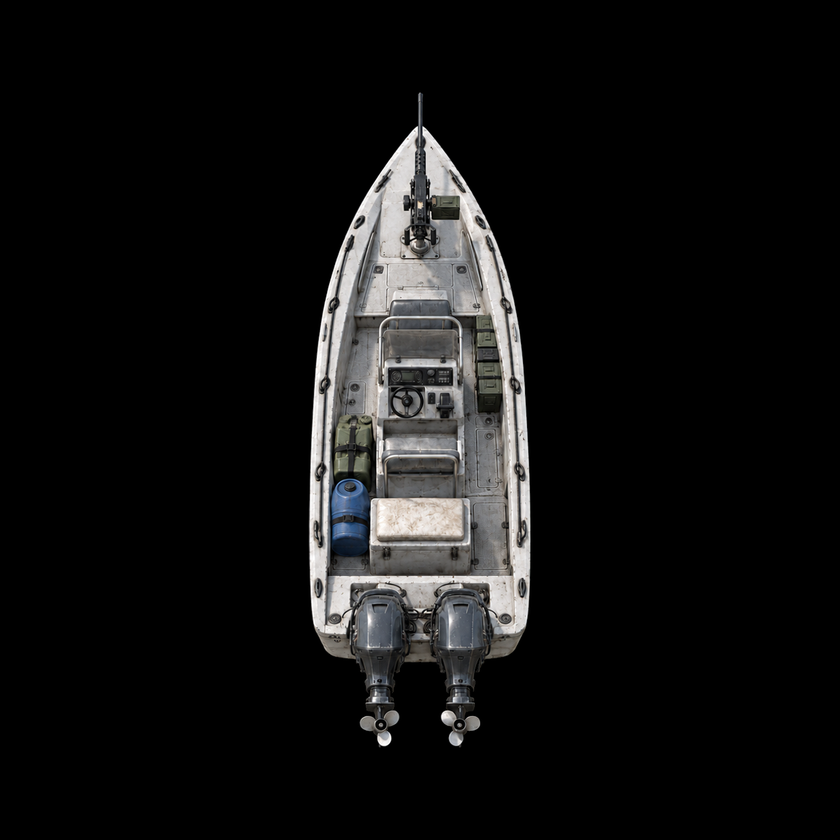
#> input picture assets/originals/targets/11_fast_attack_boat.png, 840 x 840 px, shrunk from 1254 x 1254 before the run
$ python make_boats.py
#> lines starting #> are read from the running program, lines starting #| are printed output that depends on the picture; after the words box and inside, x2 and y2 are one past the last pixel; in counts of white or black regions, pixels touching at a corner belong together
### tools/make_sprites.py
"""Rebuild every sprite in sprites/ from the photos in assets/originals/ plus procedural effects.

usage: python3 tools/make_sprites.py [out_dir]        (default: sprites/)

Vehicles  vehicle_<kind>.png (top-down photo on a black background) ->
          <kind>.png          cut out, colour-graded to the map, 320 px long (420 px for vehicles of 7 m and more)
          <kind>_burnt.png    same silhouette, charred, soot and rust
          <kind>_shadow.png   blurred white silhouette; the game tints it black and offsets it along the sun
Fighter   fighter_shemagh_ak.png -> fighter1.png, 256 px tall, turned so the face/boots point up (= forward)
Effects   smoke.png (2x2 atlas), fire.png (2x2 atlas), glow.png, scorch.png, cone.png, person.png
Every photo sprite carries 10 px of transparent padding on each side; SPR / FIGHTER in the game source
account for it, so keep P = 10 or update both.
Prints the real width (m) each vehicle gets from its photo aspect: copy w, h and wid into SPR when a photo changes.
"""
import sys, pathlib
from collections import deque
import numpy as np
from PIL import Image, ImageFilter, ImageEnhance

root = pathlib.Path(__file__).resolve().parent.parent
ORIG = root / 'assets' / 'originals'
out = pathlib.Path(sys.argv[1]) if len(sys.argv) > 1 else root / 'sprites'
out.mkdir(parents=True, exist_ok=True)
P = 10
DUST = np.array([176, 160, 130], np.float32)
# kind, real length in metres (incl. mirrors / bull bar)
VEHICLES = [('suv', 4.9), ('cargo', 7.5), ('tanker', 8.5), ('hilux', 5.3), ('mrap', 6.4), ('lc79', 5.2), ('launcher', 10.0)]


def cutout(path, thr, blur):
    """Background = near-black region connected to the border; dark parts inside the subject survive."""
    im = Image.open(path).convert('RGB')
    mx = np.asarray(im).astype(np.int16).max(2)
    H, W = mx.shape
    bg = np.zeros((H, W), bool)
    q = deque()
    for x in range(W):
        for y in (0, H - 1):
            if mx[y, x] < thr and not bg[y, x]: bg[y, x] = True; q.append((y, x))
    for y in range(H):
        for x in (0, W - 1):
            if mx[y, x] < thr and not bg[y, x]: bg[y, x] = True; q.append((y, x))
    while q:
        y, x = q.popleft()
        for dy, dx in ((1, 0), (-1, 0), (0, 1), (0, -1)):
            ny, nx = y + dy, x + dx
            if 0 <= ny < H and 0 <= nx < W and not bg[ny, nx] and mx[ny, nx] < thr:
                bg[ny, nx] = True; q.append((ny, nx))
    m = Image.fromarray(((~bg) * 255).astype(np.uint8)).filter(ImageFilter.MinFilter(3)).filter(ImageFilter.GaussianBlur(blur))
    bb = m.point(lambda v: 255 if v > 60 else 0).getbbox()
    return Image.merge('RGBA', (*im.split(), m)).crop(bb)


def grade(rgb, color, contrast, dust):
    """Match the photo to the sensor picture: muted colour, a little less contrast, a veil of valley dust."""
    rgb = ImageEnhance.Contrast(ImageEnhance.Color(rgb).enhance(color)).enhance(contrast)
    arr = np.asarray(rgb).astype(np.float32) * (1 - dust) + DUST * dust
    return Image.fromarray(np.clip(arr, 0, 255).astype(np.uint8))


def pad(im):
    c = Image.new('RGBA', (im.width + 2 * P, im.height + 2 * P), (0, 0, 0, 0))
    c.paste(im, (P, P), im)
    return c


# [4 lines left out: function vehicles, not called in this run]


def vehicle(kind, src, L, rng, TH=None):
    """one top-down photo on black: the sprite, its burnt wreck, its shadow (tools/make_boats.py uses it too)"""
    fig = cutout(src, 24, 1.0)
    w, h = fig.size
    TH = TH or (320 if L < 7 else 420)
    TW = round(w * TH / h)
    a = fig.getchannel('A')
    body = Image.merge('RGBA', (*grade(fig.convert('RGB'), 0.8, 0.92, 0.12).split(), a)).resize((TW, TH), Image.LANCZOS)
    pad(body).save(out / f'{kind}.png')
    # burnt wreck: charred, soot-streaked, rust, paint gone; same silhouette
    g = np.asarray(body.convert('L')).astype(np.float32)
    soot = np.asarray(Image.fromarray((rng.random(g.shape) * 255).astype(np.uint8)).filter(ImageFilter.GaussianBlur(5))).astype(np.float32) / 255
    ch = g * 0.22 + 6 + (soot - 0.5) * 24
    rust = np.clip((soot - 0.55) * 4, 0, 1)[..., None] * np.array([46, 20, 6], np.float32)
    burnt = np.clip(np.stack([ch * 1.07, ch * 0.98, ch * 0.9], -1) + rust + rng.normal(0, 5, g.shape + (1,)), 0, 255).astype(np.uint8)
    ba = np.asarray(body.getchannel('A')).astype(np.float32) * np.clip(0.8 + 0.4 * rng.random(g.shape), 0, 1)
    ba = Image.fromarray(ba.astype(np.uint8)).filter(ImageFilter.GaussianBlur(0.6))
    pad(Image.merge('RGBA', (*Image.fromarray(burnt).split(), ba))).save(out / f'{kind}_burnt.png')
    sh = body.getchannel('A').filter(ImageFilter.GaussianBlur(6))
    pad(Image.merge('RGBA', (Image.new('L', body.size, 255),) * 3 + (sh,))).save(out / f'{kind}_shadow.png')
    print(f"{kind:9s} SPR w: {TW + 2 * P}, h: {TH + 2 * P}, len: {L}, wid: {round(L * w / h, 2)}")


# [70 lines left out: functions fighter, fbm, effects, not called in this run]


# [5 lines that do not run on import are left out]

### tools/make_boats.py
"""The naval targets: the owner's top-down boats (assets/originals/targets/11-16, generated on black, bow up, no water)
cut out as the vehicles are (tools/make_sprites.py: the sprite, its burnt wreck, its shadow), each at its real length.

  python3 tools/make_boats.py        ->  sprites/<kind>.png, <kind>_burnt.png, <kind>_shadow.png; copy the printed
                                         w, h and wid into SPR in the game
"""
import numpy as np
from make_sprites import vehicle, ORIG

# kind, file, real length (m)
BOATS = [('fac', '11_fast_attack_boat.png', 11.0), ('rktboat', '12_rocket_speedboat.png', 12.0), ('dhow', '13_wooden_dhow.png', 18.0),
         ('patrol', '14_patrol_boat.png', 16.0), ('lcm', '15_landing_craft.png', 25.0), ('fishing', '16_civilian_fishing_boat.png', 9.0)]

if __name__ == '__main__':
    rng = np.random.default_rng(7)
    for kind, f, L in BOATS:
        vehicle(kind, ORIG / 'targets' / f, L, rng, TH=420 if L >= 15 else 320)
#> in cutout, im is the input picture: PIL image 840x840 RGB; mean R, G, B 18.2, 18, 17.9
#> after the loop in cutout, `for x in range(W):`:
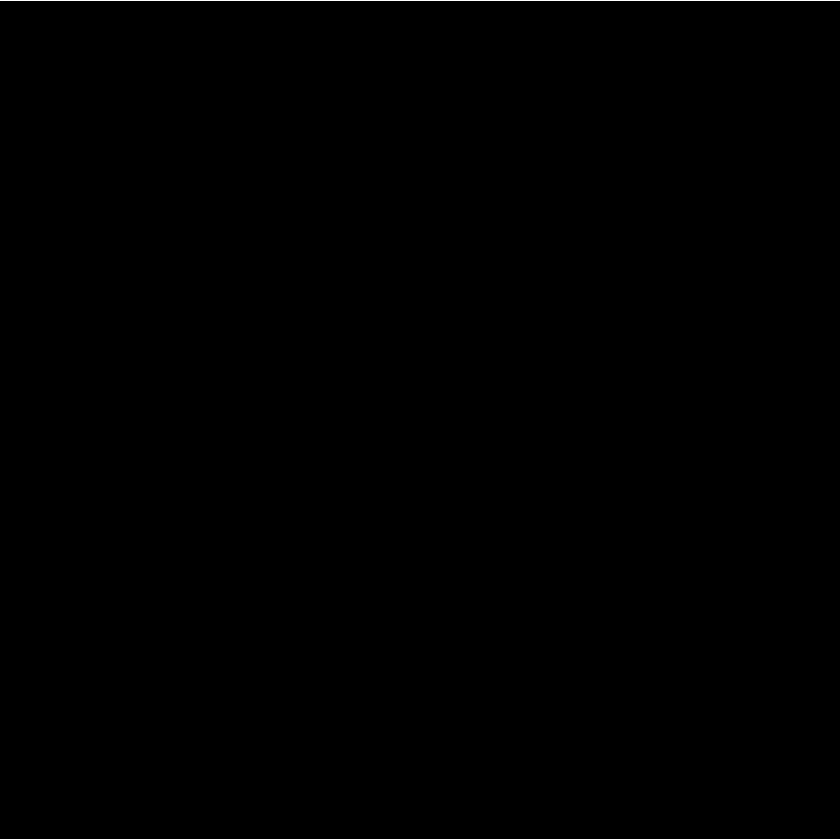
#> bg: shape (840, 840) bool; 0.24% white in thin lines or dots
#> after the loop in cutout, `for y in range(H):`:
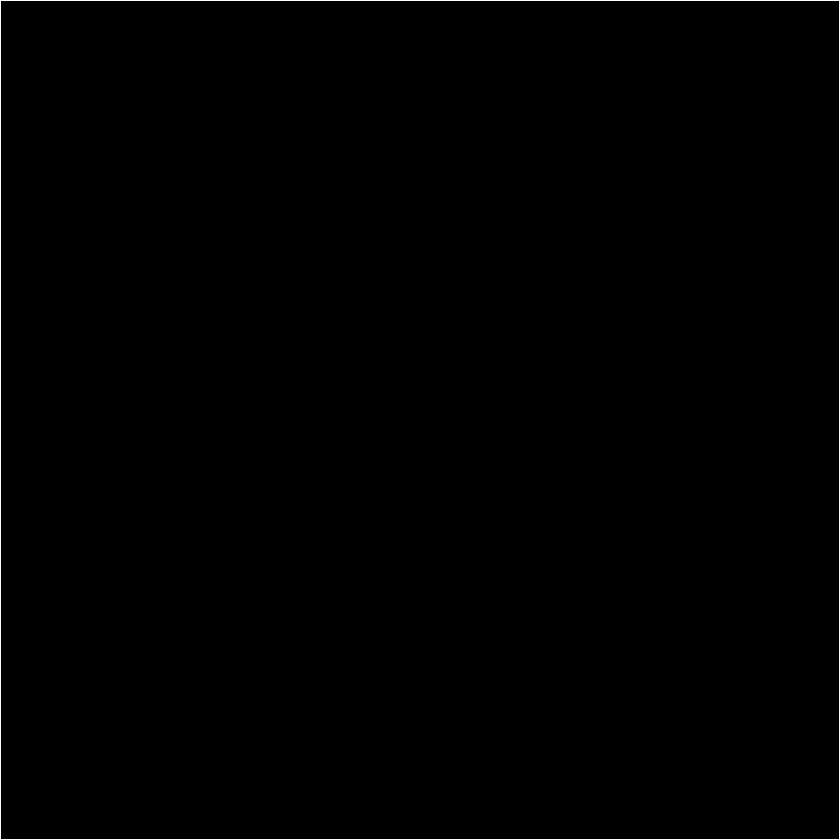
#> bg: shape (840, 840) bool; 0.48% white in thin lines or dots
#> after the loop in cutout, `while q:`:
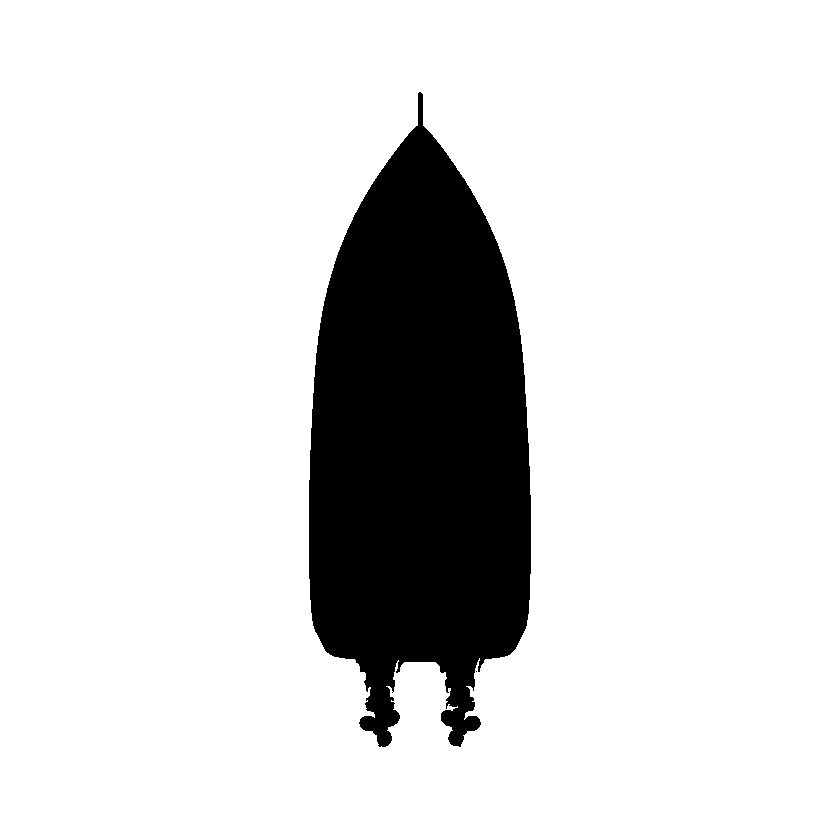
#> bg: shape (840, 840) bool; 85.5% white; 2 black regions (1 under 20 px), largest, box (x1, y1, x2, y2) and area: (309, 92, 531, 747) 101991
#> in cutout, `m = Image.fromarray(((~bg) * 255).astype(np.uint8)).filter(ImageFilter..`:
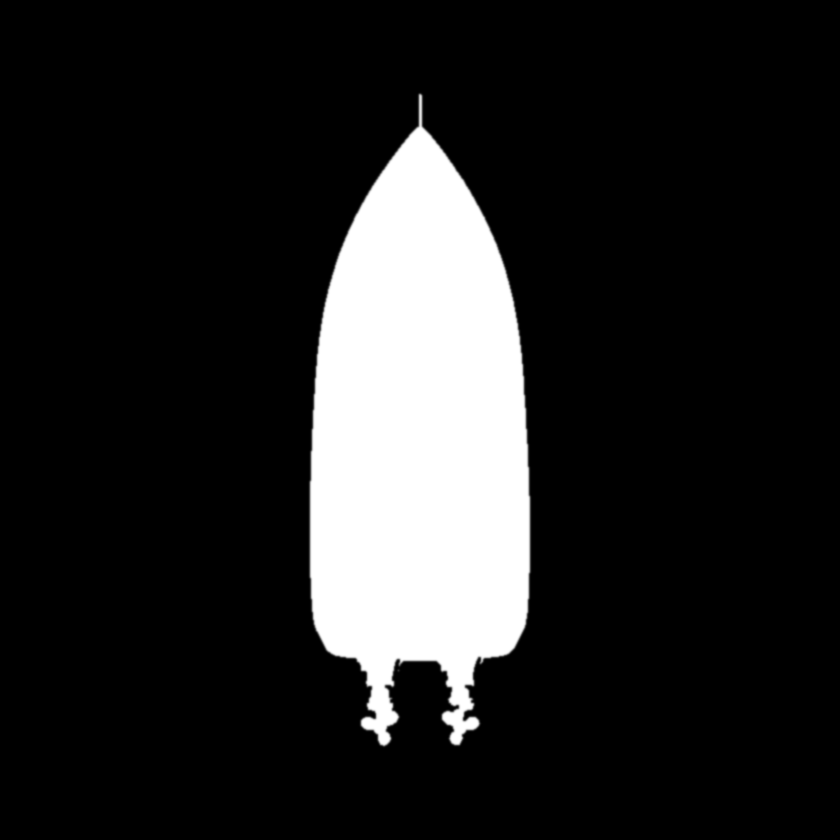
#> m: PIL image 840x840 L; min 0, max 255, mean 36
#> in cutout, `bb = m.point(lambda v: 255 if v > 60 else 0).getbbox()`: bb = (309, 94, 531, 746)
#> in pad, `c = Image.new('RGBA', (im.width + 2 * P, im.height + 2 * P), (0, 0, 0,..`: c: PIL image 129x340 RGBA; every value is 0
#> in pad (call 2), `c.paste(im, (P, P), im)`:
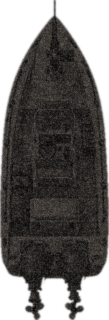
#> im: PIL image 109x320 RGBA; mean R, G, B, A 27.5, 25.1, 23.1, 166.8; transparent parts drawn white
#> in vehicle, `sh = body.getchannel('A').filter(ImageFilter.GaussianBlur(6))`:
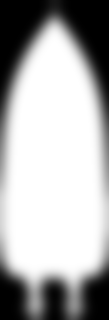
#> sh: PIL image 109x320 L; min 0, max 255, mean 173.8
#> in pad (call 3), `c.paste(im, (P, P), im)`:
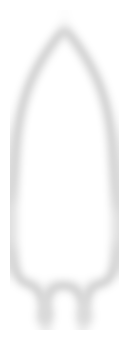
#> c: PIL image 129x340 RGBA; mean R, G, B, A 138.2, 138.2, 138.2, 126.2; transparent parts drawn white
#| fac       SPR w: 129, h: 340, len: 11.0, wid: 3.75
#> pass 2 of the loop `for kind, f, L in BOATS:`:
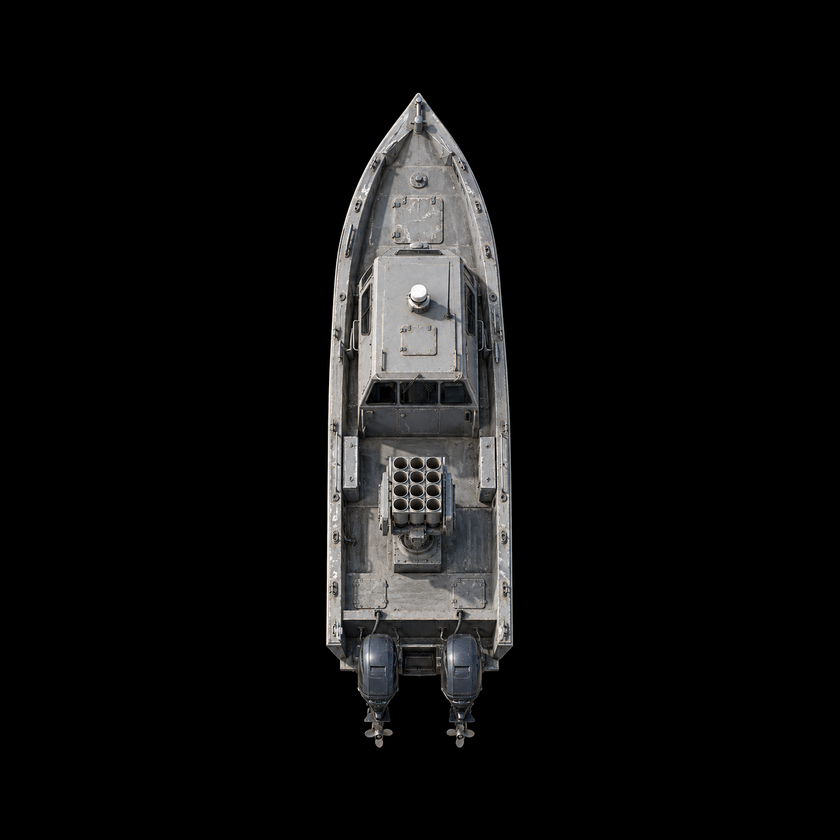
#> input picture assets/originals/targets/12_rocket_speedboat.png, 840 x 840 px, shrunk from 1254 x 1254 before the run
#> in cutout, im is the input picture: PIL image 840x840 RGB; mean R, G, B 14.8, 14.6, 14.6
#> after the loop in cutout (call 2), `while q:`:
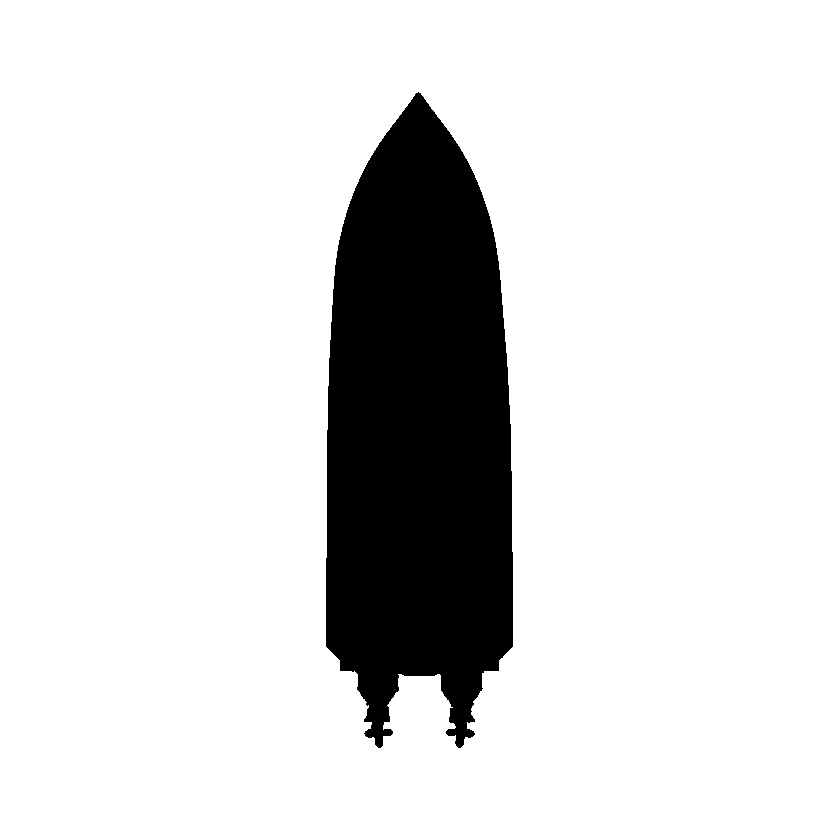
#> bg: shape (840, 840) bool; 86.5% white; 1 black region, box (x1, y1, x2, y2) and area: (326, 92, 513, 748) 95349
#> bb = (326, 93, 513, 747)
#> a: PIL image 187x654 L
#> rgb: PIL image 187x654 RGB
#> arr: shape (654, 187, 3) float32
#> body: PIL image 91x320 RGBA
#> g: shape (320, 91) float32
#> ch: shape (320, 91) float32
#> burnt: shape (320, 91, 3)
#> im: PIL image 91x320 RGBA
#> sh: PIL image 91x320 L
#> in pad (call 6), `c.paste(im, (P, P), im)`:
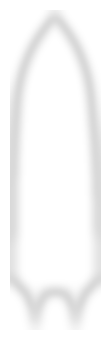
#> c: PIL image 111x340 RGBA; mean R, G, B, A 148.1, 148.1, 148.1, 135.4; transparent parts drawn white
#| rktboat   SPR w: 111, h: 340, len: 12.0, wid: 3.43
#> pass 3 of the loop `for kind, f, L in BOATS:`:
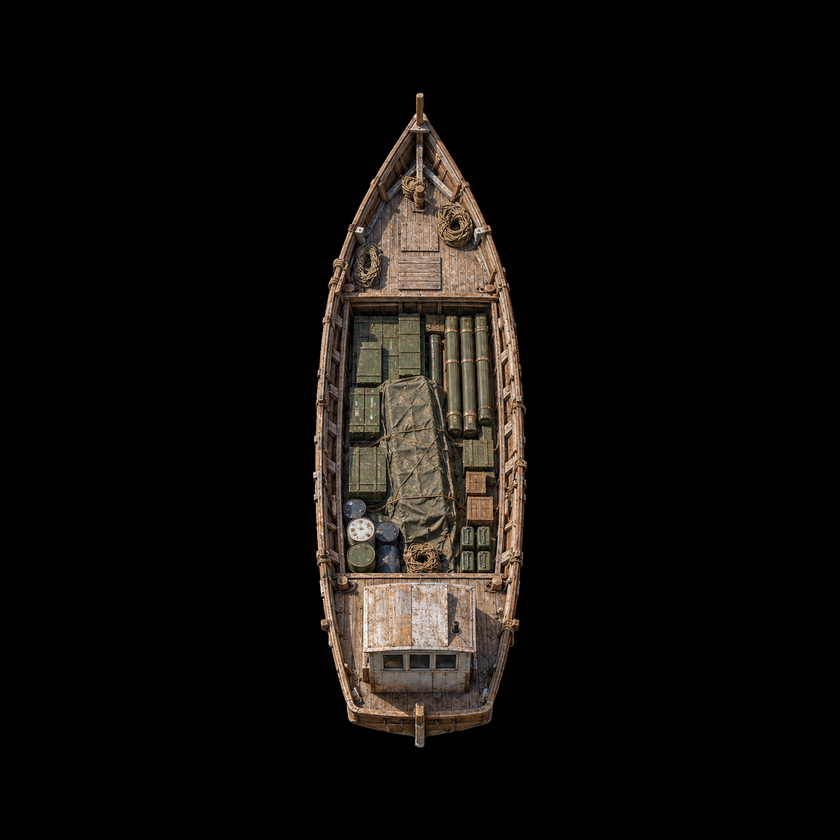
#> input picture assets/originals/targets/13_wooden_dhow.png, 840 x 840 px, shrunk from 1254 x 1254 before the run
#> in cutout, im is the input picture: PIL image 840x840 RGB; mean R, G, B 15.9, 13.5, 11.1
#> in cutout (call 3), `mx = np.asarray(im).astype(np.int16).max(2)`:
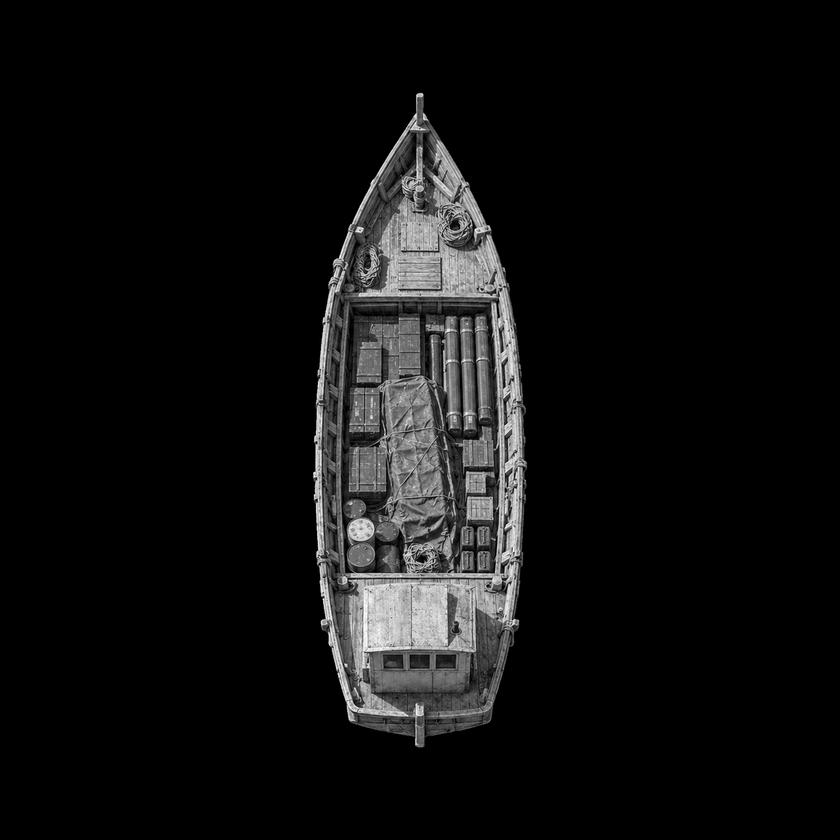
#> mx: shape (840, 840) int16; min 0, max 255, mean 15.9
#> bb = (313, 93, 527, 748)
#| dhow      SPR w: 157, h: 440, len: 18.0, wid: 5.88
#> the loop made 6 passes; the first 3 are shown
